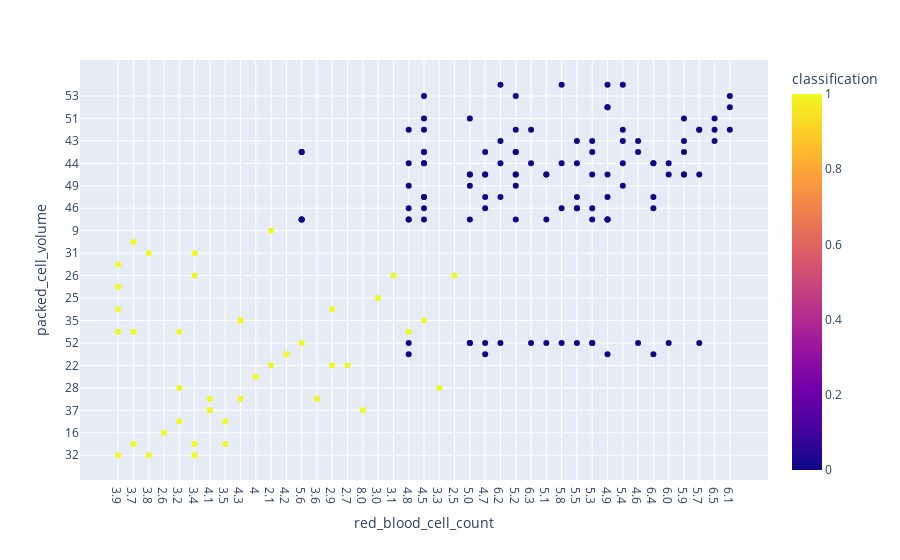

This figure's notebook cell:
### Code cell
#machine_ready_values.iplot(kind='scatter', x='red_blood_cell_count', y='albumin', mode='markers', color='classification')
import plotly.express as px
fig = px.scatter(machine_ready_values, x="red_blood_cell_count", y="packed_cell_volume", color="classification", 
                 hover_data=machine_ready_values.columns)
fig.show()

### Figure 1 — Plotly figure (JSON) as saved in the notebook; plotly's stock layout.template omitted (floating-point values rounded to 4 significant figures; data arrays with more than 128 entries replaced by an {"elided": "..."} marker saying what was removed)
{"data": [{"customdata": {"elided": "158x23 mixed values"}, "hovertemplate": "red_blood_cell_count=%{x}<br>packed_cell_volume=%{y}<br>age=%{customdata[0]}<br>blood_pressure=%{customdata[1]}<br>specific_gravity=%{customdata[2]}<br>albumin=%{customdata[3]}<br>sugar=%{customdata[4]}<br>red_blood_cells=%{customdata[5]}<br>pus_cell=%{customdata[6]}<br>pus_cell_clumps=%{customdata[7]}<br>bacteria=%{customdata[8]}<br>blood_glucose_random=%{customdata[9]}<br>blood_urea=%{customdata[10]}<br>serum_creatinine=%{customdata[11]}<br>sodium=%{customdata[12]}<br>potassium=%{customdata[13]}<br>hemoglobin=%{customdata[14]}<br>white_blood_cell_count=%{customdata[15]}<br>hypertension=%{customdata[16]}<br>diabetes_mellitus=%{customdata[17]}<br>coronary_artery_disease=%{customdata[18]}<br>appetite=%{customdata[19]}<br>pedal_edema=%{customdata[20]}<br>anemia=%{customdata[21]}<br>classification=%{marker.color}<extra></extra>", "legendgroup": "", "marker": {"color": {"elided": "158 int values"}, "coloraxis": "coloraxis", "symbol": "circle"}, "mode": "markers", "name": "", "orientation": "v", "showlegend": false, "type": "scatter", "x": {"elided": "158 str values"}, "xaxis": "x", "y": {"elided": "158 str values"}, "yaxis": "y"}], "layout": {"coloraxis": {"colorbar": {"title": {"text": "classification"}}, "colorscale": [[0, "#0d0887"], [0.1111, "#46039f"], [0.2222, "#7201a8"], [0.3333, "#9c179e"], [0.4444, "#bd3786"], [0.5556, "#d8576b"], [0.6667, "#ed7953"], [0.7778, "#fb9f3a"], [0.8889, "#fdca26"], [1, "#f0f921"]]}, "legend": {"tracegroupgap": 0}, "margin": {"t": 60}, "xaxis": {"anchor": "y", "domain": [0, 1], "title": {"text": "red_blood_cell_count"}}, "yaxis": {"anchor": "x", "domain": [0, 1], "title": {"text": "packed_cell_volume"}}}}
